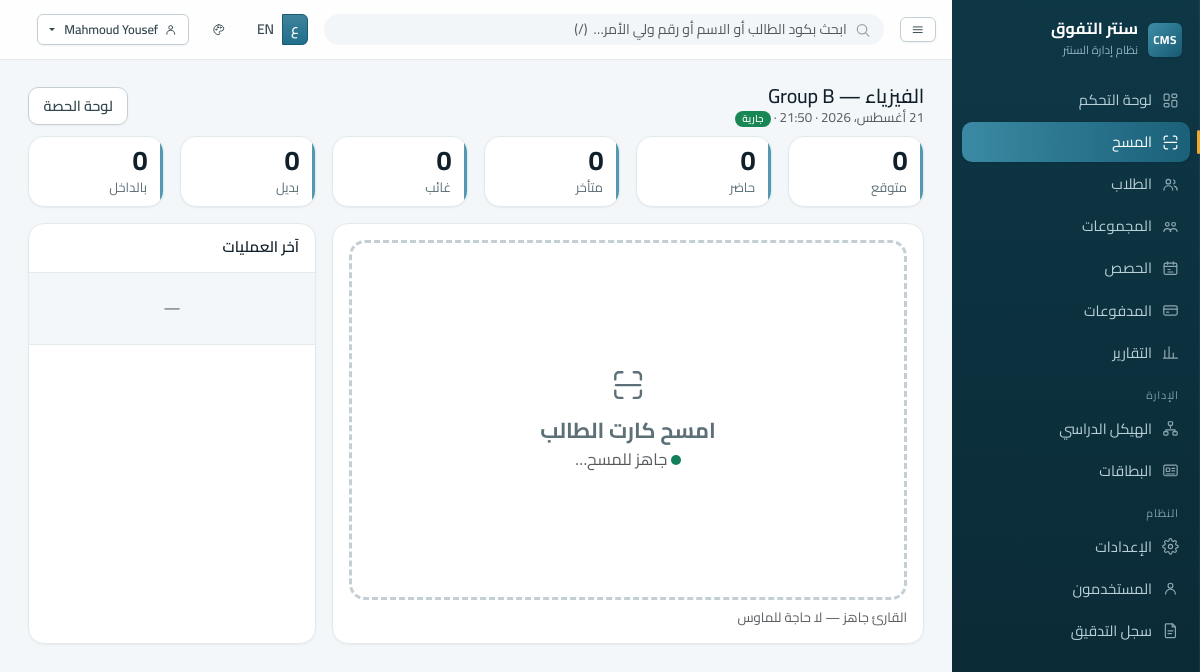
/scan/2/ (signed in), run on the app's committed database.
### apps/core/models.py (models this page shows, shortened)
class Setting(models.Model):
    key = models.CharField(_("المفتاح"), max_length=100, primary_key=True)
    value = models.JSONField(_("القيمة"))
    updated_at = models.DateTimeField(_("عُدّل في"), auto_now=True)
    updated_by = models.ForeignKey(
        settings.AUTH_USER_MODEL,
        on_delete=models.SET_NULL,
        null=True,
        blank=True,
        related_name="setting_changes",
        verbose_name=_("عُدّل بواسطة"),
    )
    class Meta:
        verbose_name = _("إعداد")
        verbose_name_plural = _("الإعدادات")
        ordering = ["key"]

### apps/accounts/models.py (models this page shows, shortened)
class User(AbstractUser):
    full_name = models.CharField(_("الاسم الكامل"), max_length=150, blank=True)
    phone = models.CharField(_("رقم الهاتف"), max_length=20, blank=True)
    role = models.CharField(
        _("الدور"), max_length=30, choices=Role.choices, default=Role.SCAN_OPERATOR
    )
    must_change_password = models.BooleanField(_("يجب تغيير كلمة المرور"), default=False)
    last_login_ip = models.GenericIPAddressField(_("آخر IP"), null=True, blank=True)
    class Meta:
        verbose_name = _("مستخدم")
        verbose_name_plural = _("المستخدمون")
        ordering = ["username"]
    @property
    def display_name(self):
        return self.full_name or self.get_username()
    @property
    def is_super_admin(self):
        return self.role == Role.SUPER_ADMIN or self.is_superuser

### apps/lessons/models.py (models this page shows, shortened)
class Lesson(TimeStampedModel):
    group = models.ForeignKey(
        "academics.Group",
        on_delete=models.PROTECT,
        related_name="lessons",
        verbose_name=_("المجموعة"),
    )
    instructor = models.ForeignKey(
        "academics.Instructor",
        on_delete=models.PROTECT,
        null=True,
        blank=True,
        related_name="lessons",
        verbose_name=_("المدرّس"),
    )
    sequence_no = models.PositiveSmallIntegerField(_("رقم الحصة"), null=True, blank=True)
    lesson_date = models.DateField(_("التاريخ"), db_index=True)
    scheduled_start = models.DateTimeField(_("البداية"), db_index=True)
    scheduled_end = models.DateTimeField(_("النهاية"))
    check_in_opens_at = models.DateTimeField(_("فتح التسجيل"))
    check_in_closes_at = models.DateTimeField(_("إغلاق التسجيل"))
    late_after = models.DateTimeField(_("اعتبار التأخير بعد"))
    status = models.CharField(
        _("الحالة"),
        max_length=20,
        choices=LessonStatus.choices,
        default=LessonStatus.SCHEDULED,
        db_index=True,
    )
    actual_start_at = models.DateTimeField(_("الفتح الفعلي"), null=True, blank=True)
    actual_end_at = models.DateTimeField(_("الإنهاء الفعلي"), null=True, blank=True)
    expected_students = models.PositiveSmallIntegerField(_("العدد المتوقع"), default=0)
    cancel_reason = models.TextField(_("سبب الإلغاء"), blank=True)
    notes = models.TextField(_("ملاحظات"), blank=True)
    created_by = models.ForeignKey(
        "accounts.User",
        on_delete=models.SET_NULL,
        null=True,
        blank=True,
        related_name="lessons_created",
    )
    objects = LessonQuerySet.as_manager()
    class Meta:
        verbose_name = _("حصة")
        verbose_name_plural = _("الحصص")
        ordering = ["-scheduled_start"]
        constraints = [
            models.UniqueConstraint(
                fields=["group", "scheduled_start"], name="uq_lesson_group_start"
            ),
            models.CheckConstraint(
                condition=models.Q(scheduled_end__gt=models.F("scheduled_start")),
                name="ck_lesson_time_order",
            ),
            models.CheckConstraint(
                condition=models.Q(check_in_closes_at__gt=models.F("check_in_opens_at")),
                name="ck_lesson_window_order",
            ),
        ]
        indexes = [
            models.Index(fields=["group", "lesson_date"]),
            models.Index(fields=["status", "scheduled_start"]),
            models.Index(fields=["lesson_date", "status"]),
        ]
        permissions = [
            ("open_lesson", _("فتح الحصة")),
            ("complete_lesson", _("إنهاء الحصة")),
            ("cancel_lesson", _("إلغاء الحصة")),
            ("generate_lessons", _("توليد الحصص")),
        ]

### apps/academics/models.py (models this page shows, shortened)
class Group(TimeStampedModel):
    grade_subject = models.ForeignKey(
        GradeSubject,
        on_delete=models.PROTECT,
        related_name="groups",
        verbose_name=_("المادة/الصف"),
    )
    name = models.CharField(_("الاسم"), max_length=100)
    name_ar = models.CharField(_("الاسم بالعربية"), max_length=100, blank=True)
    code = models.CharField(_("الكود"), max_length=30, unique=True)
    instructor = models.ForeignKey(
        Instructor,
        on_delete=models.PROTECT,
        null=True,
        blank=True,
        related_name="groups",
        verbose_name=_("المدرّس"),
    )
    capacity = models.PositiveSmallIntegerField(_("السعة"), default=0, help_text=_("صفر = بلا حد"))
    monthly_fee = models.DecimalField(
        _("الرسوم الشهرية"),
        max_digits=10,
        decimal_places=2,
        default=0,
        validators=[MinValueValidator(0)],
    )
    academic_year = models.CharField(_("العام الدراسي"), max_length=9, blank=True)
    status = models.CharField(
        _("الحالة"), max_length=20, choices=GroupStatus.choices, default=GroupStatus.ACTIVE
    )
    default_late_after_minutes = models.PositiveSmallIntegerField(
        _("حد التأخير (دقائق)"), null=True, blank=True
    )
    notes = models.TextField(_("ملاحظات"), blank=True)
    class Meta:
        verbose_name = _("مجموعة")
        verbose_name_plural = _("المجموعات")
        ordering = ["grade_subject__grade__order", "grade_subject__subject__name", "name"]
        constraints = [
            models.UniqueConstraint(
                fields=["grade_subject", "name"], name="uq_group_name_per_offering"
            ),
            models.CheckConstraint(
                condition=models.Q(monthly_fee__gte=0), name="ck_group_fee_non_negative"
            ),
        ]
        indexes = [
            models.Index(fields=["grade_subject", "status"]),
            models.Index(fields=["status"]),
        ]

class GradeSubject(TimeStampedModel):
    grade = models.ForeignKey(
        Grade, on_delete=models.PROTECT, related_name="offerings", verbose_name=_("الصف")
    )
    subject = models.ForeignKey(
        Subject, on_delete=models.PROTECT, related_name="offerings", verbose_name=_("المادة")
    )
    default_monthly_fee = models.DecimalField(
        _("الرسوم الشهرية الافتراضية"),
        max_digits=10,
        decimal_places=2,
        default=0,
        validators=[MinValueValidator(0)],
    )
    is_active = models.BooleanField(_("مفعّلة"), default=True)
    class Meta:
        verbose_name = _("مادة لصف")
        verbose_name_plural = _("مواد الصفوف")
        ordering = ["grade__order", "subject__name"]
        constraints = [
            models.UniqueConstraint(fields=["grade", "subject"], name="uq_offering_grade_subject"),
            models.CheckConstraint(
                condition=models.Q(default_monthly_fee__gte=0),
                name="ck_offering_fee_non_negative",
            ),
        ]
        indexes = [models.Index(fields=["subject", "grade"])]

class Subject(TimeStampedModel):
    name = models.CharField(_("الاسم"), max_length=100, unique=True)
    name_ar = models.CharField(_("الاسم بالعربية"), max_length=100, blank=True)
    code = models.CharField(_("الكود"), max_length=20, unique=True)
    color = models.CharField(_("اللون"), max_length=7, default="#2b6cb0")
    is_active = models.BooleanField(_("مفعّلة"), default=True)
    class Meta:
        verbose_name = _("مادة")
        verbose_name_plural = _("المواد")
        ordering = ["name"]
    def __str__(self):
        return self.name_ar or self.name

### apps/attendance/views.py (the view)
# urls.py: path("scan/<int:pk>/", views.scanner_console, name="scanner"),
@require_perm("attendance.add_attendance")
def scanner_console(request, pk):
    lesson = get_object_or_404(
        visible_lessons(request.user, Lesson.objects.with_related()), pk=pk
    )
    if not can_touch_lesson(request.user, lesson):
        raise DomainError("ERR_FORBIDDEN", "forbidden", status=403)
    counters_labels = [
        ("expected", _("متوقع")),
        ("present", _("حاضر")),
        ("late", _("متأخر")),
        ("absent", _("غائب")),
        ("alternative", _("بديل")),
        ("inside", _("بالداخل")),
    ]
    return render(
        request,
        "attendance/scanner.html",
        {"lesson": lesson, "counters_labels": counters_labels},
    )

### templates/attendance/scanner.html (shortened to what this page needs)
{% extends "base.html" %}
{% load i18n static %}
{% block content %}
<div class="d-flex justify-content-between align-items-center mb-2">
  <div>
    <h1 class="h5 mb-0">{{ lesson.group.grade_subject.subject }} — {{ lesson.group.name }}</h1>
    <div class="text-muted small">
      {{ lesson.lesson_date }} · {{ lesson.scheduled_start|time:"H:i" }}
      · <span class="badge text-bg-{% if lesson.status == 'OPEN' %}success{% else %}secondary{% endif %}">{{ lesson.get_status_display }}</span>
    </div>
  </div>
  <div class="d-flex gap-2">
    <a class="btn btn-outline-secondary" href="{% url 'lessons:detail' lesson.pk %}">{% translate "لوحة الحصة" %}</a>
  </div>
</div>
<div class="row g-3 mb-3 row-in" id="counters">
  {% for key, label in counters_labels %}
    <div class="col-4 col-lg-2">
      <div class="stat-tile py-2">
        <div class="stat-value" data-counter="{{ key }}">0</div>
        <div class="stat-label">{{ label }}</div>
      </div>
    </div>
  {% endfor %}
</div>
<div class="row g-3">
  <div class="col-lg-8">
    <div class="card">
      <div class="card-body">
        <div id="scan-result" class="scan-result scan-idle">
          <div>
            <svg class="icon icon-xl mb-2"><use href="#i-scan"></use></svg>
            <div class="verdict">{% translate "امسح كارت الطالب" %}</div>
            <div class="detail text-muted">
              <span class="scan-ready-dot"></span> {% translate "جاهز للمسح…" %}
            </div>
          </div>
        </div>
        <div class="d-flex justify-content-between align-items-center mt-2">
          <span class="small text-muted" id="scan-hint">{% translate "القارئ جاهز — لا حاجة للماوس" %}</span>
        </div>
      </div>
    </div>
  </div>
  <div class="col-lg-4">
    <div class="card h-100">
      <div class="card-header fw-semibold">{% translate "آخر العمليات" %}</div>
      <div class="card-body p-0">
        <table class="table table-sm mb-0">
          <tbody id="feed-body">
            <tr><td class="text-center text-muted py-4">—</td></tr>
          </tbody>
        </table>
      </div>
    </div>
  </div>
</div>
{% endblock %}

### templates/partials/_sidebar.html
{% load i18n %}
<aside class="app-sidebar">
  <div class="app-brand">
    <span class="app-brand-mark">CMS</span>
    <span>
      <span class="app-brand-text d-block">{{ CENTER_NAME }}</span>
      <span class="app-brand-sub">{% translate "نظام إدارة السنتر" %}</span>
    </span>
  </div>
  <nav class="nav flex-column">
    <a class="nav-link {% if request.resolver_match.namespace == 'dashboard' %}active{% endif %}"
       href="{% url 'dashboard:home' %}">
      <svg class="icon"><use href="#i-dashboard"></use></svg>{% translate "لوحة التحكم" %}
    </a>
    {% if perms.attendance.add_attendance %}
      <a class="nav-link {% if request.resolver_match.namespace == 'attendance' %}active{% endif %}"
         href="{% url 'attendance:scanner_picker' %}" id="shortcut-scan">
        <svg class="icon"><use href="#i-scan"></use></svg>{% translate "المسح" %}
      </a>
    {% endif %}
    {% if perms.students.view_student %}
      <a class="nav-link {% if request.resolver_match.namespace == 'students' %}active{% endif %}"
         href="{% url 'students:list' %}">
        <svg class="icon"><use href="#i-students"></use></svg>{% translate "الطلاب" %}
      </a>
    {% endif %}
    {% if perms.academics.view_group %}
      <a class="nav-link {% if request.resolver_match.url_name == 'groups' or request.resolver_match.url_name == 'group_detail' %}active{% endif %}"
         href="{% url 'academics:groups' %}">
        <svg class="icon"><use href="#i-groups"></use></svg>{% translate "المجموعات" %}
      </a>
    {% endif %}
    {% if perms.lessons.view_lesson %}
      <a class="nav-link {% if request.resolver_match.namespace == 'lessons' %}active{% endif %}"
         href="{% url 'lessons:list' %}">
        <svg class="icon"><use href="#i-lessons"></use></svg>{% translate "الحصص" %}
      </a>
    {% endif %}
    {% if perms.payments.view_monthlycharge %}
      <a class="nav-link {% if request.resolver_match.namespace == 'payments' %}active{% endif %}"
         href="{% url 'payments:workspace' %}">
        <svg class="icon"><use href="#i-payments"></use></svg>{% translate "المدفوعات" %}
      </a>
    {% endif %}
    {% if perms.reports.view_reports or perms.reports.view_financial_reports %}
      <a class="nav-link {% if request.resolver_match.namespace == 'reports' %}active{% endif %}"
         href="{% url 'reports:index' %}">
        <svg class="icon"><use href="#i-reports"></use></svg>{% translate "التقارير" %}
      </a>
    {% endif %}
    {% if perms.academics.view_educationalstage or perms.cards.view_studentcard %}
      <div class="nav-section">{% translate "الإدارة" %}</div>
    {% endif %}
    {% if perms.academics.view_educationalstage %}
      <a class="nav-link {% if request.resolver_match.url_name == 'structure' %}active{% endif %}"
         href="{% url 'academics:structure' %}">
        <svg class="icon"><use href="#i-structure"></use></svg>{% translate "الهيكل الدراسي" %}
      </a>
    {% endif %}
    {% if perms.cards.view_studentcard %}
      <a class="nav-link {% if request.resolver_match.namespace == 'cards' %}active{% endif %}"
         href="{% url 'cards:list' %}">
        <svg class="icon"><use href="#i-cards"></use></svg>{% translate "البطاقات" %}
      </a>
    {% endif %}
    {% if perms.core.view_setting or perms.accounts.view_user or perms.core.view_auditlog %}
      <div class="nav-section">{% translate "النظام" %}</div>
    {% endif %}
    {% if perms.core.view_setting %}
      <a class="nav-link {% if request.resolver_match.url_name == 'settings' %}active{% endif %}"
         href="{% url 'core:settings' %}">
        <svg class="icon"><use href="#i-settings"></use></svg>{% translate "الإعدادات" %}
      </a>
    {% endif %}
    {% if perms.accounts.view_user %}
      <a class="nav-link {% if request.resolver_match.url_name == 'users' %}active{% endif %}"
         href="{% url 'accounts:users' %}">
        <svg class="icon"><use href="#i-users"></use></svg>{% translate "المستخدمون" %}
      </a>
    {% endif %}
    {% if perms.core.view_auditlog %}
      <a class="nav-link {% if request.resolver_match.url_name == 'audit_log' %}active{% endif %}"
         href="{% url 'core:audit_log' %}">
        <svg class="icon"><use href="#i-audit"></use></svg>{% translate "سجل التدقيق" %}
      </a>
    {% endif %}
  </nav>
</aside>

### templates/partials/_topbar.html (shortened to what this page needs)
{% load i18n %}
<header class="app-topbar d-flex align-items-center gap-2 gap-lg-3 px-3">
  <button class="btn btn-sm btn-outline-secondary nav-toggle" data-nav-toggle type="button"
          aria-label="{% translate 'القائمة' %}">
    <svg class="icon"><use href="#i-menu"></use></svg>
  </button>
  <form class="app-search flex-grow-1" role="search" onsubmit="return false;">
    <input id="global-search" class="form-control form-control-sm" type="search"
           placeholder="{% translate 'ابحث بكود الطالب أو الاسم أو رقم ولي الأمر…  (/)' %}"
           aria-label="{% translate 'بحث' %}" autocomplete="off">
  </form>
  {% include "partials/_language.html" %}
  {% include "partials/_theme_picker.html" %}
  <div class="dropdown">
    <button class="btn btn-sm btn-outline-secondary dropdown-toggle btn-icon" data-bs-toggle="dropdown" type="button">
      <svg class="icon"><use href="#i-users"></use></svg>
      <span class="d-none d-sm-inline">{{ user.display_name }}</span>
    </button>
  </div>
</header>

### data on the page
Setting: value "سنتر التفوق"
User: display_name "Mahmoud Yousef"
Lesson: group.grade_subject.subject "الفيزياء", group.name "Group B", status "جارية"

### other printed values
{{ label }} "متوقع" "حاضر" "متأخر" "غائب" "بديل" "بالداخل"
